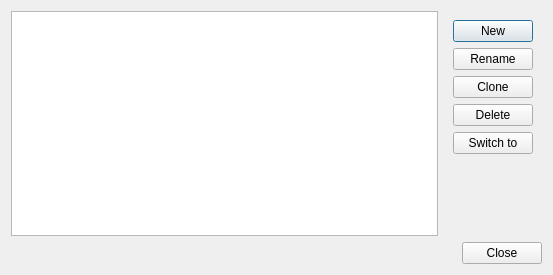
<?xml version="1.0" encoding="UTF-8"?>
<ui version="4.0">
 <class>SessionManagerDialog</class>
 <widget class="QDialog" name="SessionManagerDialog">
  <property name="windowModality">
   <enum>Qt::ApplicationModal</enum>
  </property>
  <property name="geometry">
   <rect>
    <x>0</x>
    <y>0</y>
    <width>553</width>
    <height>275</height>
   </rect>
  </property>
  <property name="windowTitle">
   <string>SocExplorer Session Manager</string>
  </property>
  <property name="modal">
   <bool>true</bool>
  </property>
  <layout class="QGridLayout" name="gridLayout">
   <item row="0" column="0">
    <widget class="QListWidget" name="listWidget"/>
   </item>
   <item row="0" column="1">
    <widget class="QWidget" name="widget" native="true">
     <layout class="QVBoxLayout" name="verticalLayout">
      <item>
       <widget class="QPushButton" name="NewQPB">
        <property name="text">
         <string>New</string>
        </property>
       </widget>
      </item>
      <item>
       <widget class="QPushButton" name="RenameQPB">
        <property name="text">
         <string>Rename</string>
        </property>
       </widget>
      </item>
      <item>
       <widget class="QPushButton" name="CloneQPB">
        <property name="text">
         <string>Clone</string>
        </property>
       </widget>
      </item>
      <item>
       <widget class="QPushButton" name="DeleteQPB">
        <property name="text">
         <string>Delete</string>
        </property>
       </widget>
      </item>
      <item>
       <widget class="QPushButton" name="SwitchToQPB">
        <property name="text">
         <string>Switch to</string>
        </property>
       </widget>
      </item>
      <item>
       <spacer name="verticalSpacer">
        <property name="orientation">
         <enum>Qt::Vertical</enum>
        </property>
        <property name="sizeHint" stdset="0">
         <size>
          <width>20</width>
          <height>40</height>
         </size>
        </property>
       </spacer>
      </item>
     </layout>
    </widget>
   </item>
   <item row="1" column="0" colspan="2">
    <widget class="QDialogButtonBox" name="buttonBox">
     <property name="orientation">
      <enum>Qt::Horizontal</enum>
     </property>
     <property name="standardButtons">
      <set>QDialogButtonBox::Close</set>
     </property>
    </widget>
   </item>
  </layout>
 </widget>
 <resources/>
 <connections>
  <connection>
   <sender>buttonBox</sender>
   <signal>accepted()</signal>
   <receiver>SessionManagerDialog</receiver>
   <slot>accept()</slot>
   <hints>
    <hint type="sourcelabel">
     <x>248</x>
     <y>254</y>
    </hint>
    <hint type="destinationlabel">
     <x>157</x>
     <y>274</y>
    </hint>
   </hints>
  </connection>
  <connection>
   <sender>buttonBox</sender>
   <signal>rejected()</signal>
   <receiver>SessionManagerDialog</receiver>
   <slot>reject()</slot>
   <hints>
    <hint type="sourcelabel">
     <x>316</x>
     <y>260</y>
    </hint>
    <hint type="destinationlabel">
     <x>286</x>
     <y>274</y>
    </hint>
   </hints>
  </connection>
 </connections>
</ui>
